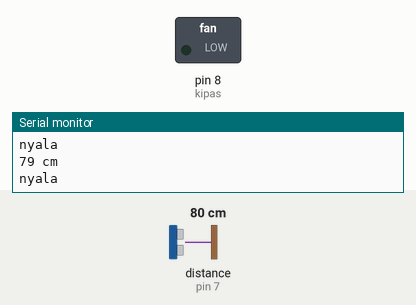
A sketch run on a simulated Arduino Uno, built with avr-gcc and run on an emulated ATmega328P. On the bench: switched loads named in the sketch (green lamp = pin HIGH), the last lines printed to the serial monitor. Wiring (inferred from the names in the program): ultrasonic range finder: trigger pin 6; echo pin 7. Inputs (shaded band) come from the test bench; at power-on: distance to the obstacle (sensor on pin 7) 80 cm. The echo pulse lasts 58.3 µs per cm; pins used as bus, display or sensor lines are not drawn.

Above: at 1.2 s.
1.3 s: distance to the obstacle (sensor on pin 7) set to 96 cm
2.8 s: distance to the obstacle (sensor on pin 7) set to 107 cm
At 3.6 s:
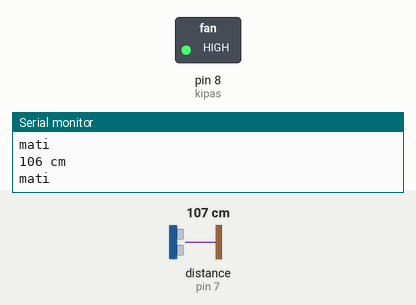
4.3 s: distance to the obstacle (sensor on pin 7) set to 9 cm
At 4.7 s:
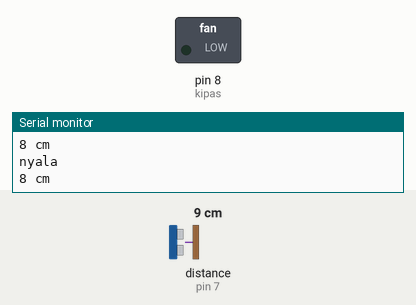
5.8 s: distance to the obstacle (sensor on pin 7) set to 120 cm
At 7.1 s:
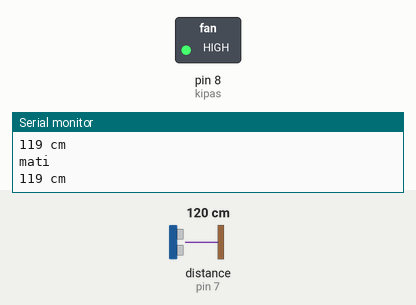
Timing chart, 0 to 8.3 s (numbered marks = the images above; inputs shaded):
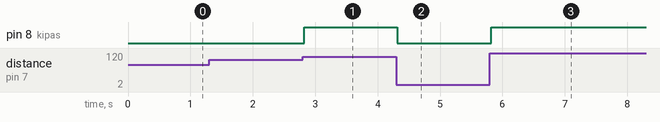

The sketch:

andri.ino
```cpp
int trig_pin = 6;
int echo_pin = 7;
int kipas = 8;
int duration = 0;
int distance = 0;
void setup() {
   Serial.begin(9600);
  pinMode(trig_pin, OUTPUT);
  pinMode(echo_pin, INPUT);
  digitalWrite(trig_pin, LOW);
  pinMode(kipas,OUTPUT);

}

void loop() {

 digitalWrite(trig_pin, HIGH);
delayMicroseconds(1000);
  digitalWrite(trig_pin, LOW);
  duration = pulseIn(echo_pin , HIGH);
  distance = (duration/2) / 29.1 ;
  Serial.print(distance);
  Serial.println(" cm");

  if(distance >= 5 and distance <= 100){
    digitalWrite(kipas,LOW);
    Serial.println("nyala");
    }else if(distance > 100){
       Serial.println("mati");
      digitalWrite(kipas,HIGH);
      }

}
```

Measured:
- the behaviour switches between 101 and 102 cm on distance to the obstacle (sensor on pin 7) (found by bisection; images 0 and 1)
- after the input at 2.8 s, pin 8 (kipas): LOW → HIGH at once
- after the input at 4.3 s, pin 8 (kipas): HIGH → LOW at once
- after the input at 5.8 s, pin 8 (kipas): LOW → HIGH at once
